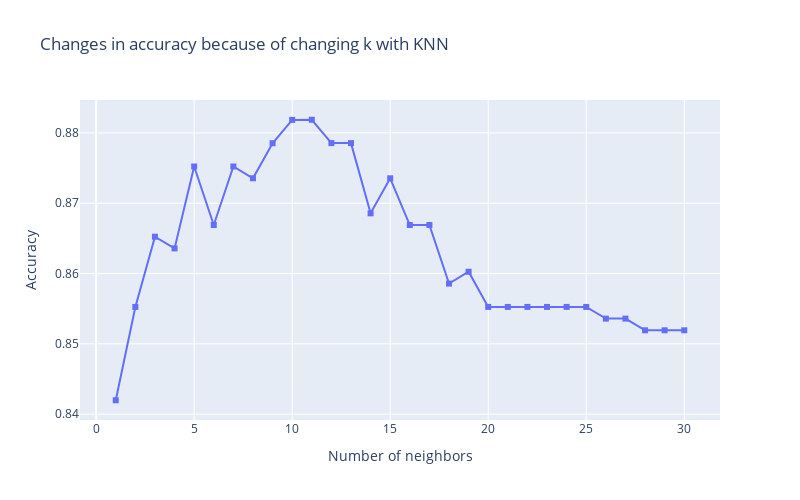

Notebook code cell kept with this figure:
### Code cell
fig = go.Figure()
fig.add_trace(go.Scatter(x=k_values, y=scores, mode='markers+lines', marker=dict(symbol='square')))
fig.update_layout(
    title='Changes in accuracy because of changing k with KNN',
    xaxis=dict(title='Number of neighbors'),
    yaxis=dict(title='Accuracy'),
    showlegend=False,
    width=800,
    height=500
)
fig.show()

### Figure 1 — Plotly figure (JSON) as saved in the notebook; plotly's stock layout.template omitted (floating-point values rounded to 4 significant figures)
{"data": [{"marker": {"symbol": "square"}, "mode": "markers+lines", "type": "scatter", "x": [1, 2, 3, 4, 5, 6, 7, 8, 9, 10, 11, 12, 13, 14, 15, 16, 17, 18, 19, 20, 21, 22, 23, 24, 25, 26, 27, 28, 29, 30], "y": [0.842, 0.8552, 0.8652, 0.8636, 0.8752, 0.8669, 0.8752, 0.8735, 0.8785, 0.8818, 0.8819, 0.8785, 0.8785, 0.8686, 0.8735, 0.8669, 0.8669, 0.8586, 0.8603, 0.8552, 0.8552, 0.8552, 0.8552, 0.8552, 0.8552, 0.8536, 0.8536, 0.8519, 0.8519, 0.8519]}], "layout": {"height": 500, "showlegend": false, "title": {"text": "Changes in accuracy because of changing k with KNN"}, "width": 800, "xaxis": {"title": {"text": "Number of neighbors"}}, "yaxis": {"title": {"text": "Accuracy"}}}}
